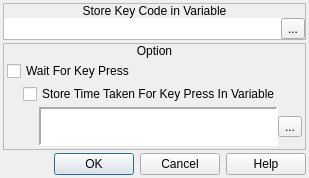
<?xml version="1.0" encoding="UTF-8"?>
<ui version="4.0">
 <class>ConfigureEvent_KeyInputProcessing</class>
 <widget class="QDialog" name="ConfigureEvent_KeyInputProcessing">
  <property name="geometry">
   <rect>
    <x>0</x>
    <y>0</y>
    <width>309</width>
    <height>178</height>
   </rect>
  </property>
  <property name="windowTitle">
   <string>Key Input Processing</string>
  </property>
  <property name="windowIcon">
   <iconset resource="gui_icons.qrc">
    <normaloff>:/icons/openrpgmaker.png</normaloff>:/icons/openrpgmaker.png</iconset>
  </property>
  <property name="styleSheet">
   <string notr="true">.QFrame
{
	border-width: 1px;
	border-style: solid;
	border-color: palette(window-text);
}

.QFrame&gt;QLabel
{
	border-width: 0px;
	background-color: palette(window-text);
	color: palette(window);
	font-weight: bold;
}

.QFrame&gt;QCheckBox
{
	background-color: palette(window-text);
	border-width: 0px;
	border-style: none;
	color: palette(window);
	spacing: 3px;
	font-weight: bold;
	padding: 0px 0px 0px 3px;
}

.QFrame&gt;QCheckBox::indicator
{
	min-width: 8px;
	max-width: 8px;
	min-height: 8px;
	max-height: 8px;
	width: 8px;
	height: 8px;
	border-width: 2px;
	border-radius: 0px;
	border-style: ridge;
	border-color: palette(mid);
}

.QFrame&gt;QCheckBox::indicator:unchecked
{
	background-color: palette(base);
}

.QFrame&gt;QCheckBox::indicator:checked
{
	background-color: palette(window-text);
}

.QFrame&gt;QCheckBox::indicator:hover
{
	border-color: palette(highlight);
}</string>
  </property>
  <layout class="QVBoxLayout" name="verticalLayout_4">
   <property name="spacing">
    <number>3</number>
   </property>
   <property name="margin">
    <number>3</number>
   </property>
   <item>
    <widget class="QFrame" name="frame">
     <property name="sizePolicy">
      <sizepolicy hsizetype="Preferred" vsizetype="Fixed">
       <horstretch>0</horstretch>
       <verstretch>0</verstretch>
      </sizepolicy>
     </property>
     <property name="frameShape">
      <enum>QFrame::StyledPanel</enum>
     </property>
     <property name="frameShadow">
      <enum>QFrame::Raised</enum>
     </property>
     <layout class="QVBoxLayout" name="verticalLayout">
      <property name="spacing">
       <number>0</number>
      </property>
      <property name="margin">
       <number>0</number>
      </property>
      <item>
       <widget class="QLabel" name="label">
        <property name="sizePolicy">
         <sizepolicy hsizetype="Preferred" vsizetype="Fixed">
          <horstretch>0</horstretch>
          <verstretch>0</verstretch>
         </sizepolicy>
        </property>
        <property name="text">
         <string>Store Key Code in Variable</string>
        </property>
        <property name="alignment">
         <set>Qt::AlignCenter</set>
        </property>
       </widget>
      </item>
      <item>
       <widget class="QWidget" name="widget" native="true">
        <layout class="QHBoxLayout" name="horizontalLayout">
         <property name="spacing">
          <number>0</number>
         </property>
         <property name="margin">
          <number>0</number>
         </property>
         <item>
          <widget class="QLabel" name="lblVariable">
           <property name="sizePolicy">
            <sizepolicy hsizetype="Preferred" vsizetype="Preferred">
             <horstretch>0</horstretch>
             <verstretch>0</verstretch>
            </sizepolicy>
           </property>
           <property name="minimumSize">
            <size>
             <width>150</width>
             <height>0</height>
            </size>
           </property>
           <property name="font">
            <font>
             <family>Monospace</family>
            </font>
           </property>
           <property name="styleSheet">
            <string notr="true">background-color: palette(base);</string>
           </property>
           <property name="text">
            <string/>
           </property>
          </widget>
         </item>
         <item>
          <widget class="QToolButton" name="bBrowseVariables">
           <property name="text">
            <string>...</string>
           </property>
           <property name="icon">
            <iconset resource="gui_icons.qrc">
             <normaloff>:/icons/fileopen.png</normaloff>:/icons/fileopen.png</iconset>
           </property>
          </widget>
         </item>
        </layout>
       </widget>
      </item>
     </layout>
    </widget>
   </item>
   <item>
    <widget class="QFrame" name="frame_2">
     <property name="frameShape">
      <enum>QFrame::StyledPanel</enum>
     </property>
     <property name="frameShadow">
      <enum>QFrame::Raised</enum>
     </property>
     <layout class="QVBoxLayout" name="verticalLayout_2">
      <property name="spacing">
       <number>0</number>
      </property>
      <property name="margin">
       <number>0</number>
      </property>
      <item>
       <widget class="QLabel" name="label_2">
        <property name="sizePolicy">
         <sizepolicy hsizetype="Preferred" vsizetype="Fixed">
          <horstretch>0</horstretch>
          <verstretch>0</verstretch>
         </sizepolicy>
        </property>
        <property name="text">
         <string>Option</string>
        </property>
        <property name="alignment">
         <set>Qt::AlignCenter</set>
        </property>
       </widget>
      </item>
      <item>
       <widget class="QWidget" name="widget_2" native="true">
        <layout class="QVBoxLayout" name="verticalLayout_3">
         <property name="spacing">
          <number>3</number>
         </property>
         <property name="margin">
          <number>3</number>
         </property>
         <item>
          <widget class="QCheckBox" name="cbWait">
           <property name="text">
            <string>Wait For Key Press</string>
           </property>
          </widget>
         </item>
         <item>
          <widget class="QWidget" name="wStoreTimeTaken" native="true">
           <layout class="QVBoxLayout" name="verticalLayout_5">
            <property name="spacing">
             <number>3</number>
            </property>
            <property name="margin">
             <number>0</number>
            </property>
            <item>
             <layout class="QHBoxLayout" name="horizontalLayout_3">
              <property name="spacing">
               <number>0</number>
              </property>
              <item>
               <widget class="QWidget" name="widget_3" native="true">
                <property name="minimumSize">
                 <size>
                  <width>16</width>
                  <height>0</height>
                 </size>
                </property>
                <property name="maximumSize">
                 <size>
                  <width>16</width>
                  <height>16777215</height>
                 </size>
                </property>
               </widget>
              </item>
              <item>
               <widget class="QCheckBox" name="cbStoreTimeTaken">
                <property name="text">
                 <string>Store Time Taken For Key Press In Variable</string>
                </property>
               </widget>
              </item>
             </layout>
            </item>
            <item>
             <layout class="QHBoxLayout" name="horizontalLayout_4">
              <property name="spacing">
               <number>0</number>
              </property>
              <item>
               <widget class="QWidget" name="widget_4" native="true">
                <property name="minimumSize">
                 <size>
                  <width>32</width>
                  <height>0</height>
                 </size>
                </property>
                <property name="maximumSize">
                 <size>
                  <width>32</width>
                  <height>16777215</height>
                 </size>
                </property>
               </widget>
              </item>
              <item>
               <widget class="QWidget" name="wTimeVariable" native="true">
                <layout class="QHBoxLayout" name="horizontalLayout_2">
                 <property name="spacing">
                  <number>0</number>
                 </property>
                 <property name="margin">
                  <number>0</number>
                 </property>
                 <item>
                  <widget class="QLabel" name="lblTimeVariable">
                   <property name="sizePolicy">
                    <sizepolicy hsizetype="Preferred" vsizetype="Preferred">
                     <horstretch>0</horstretch>
                     <verstretch>0</verstretch>
                    </sizepolicy>
                   </property>
                   <property name="minimumSize">
                    <size>
                     <width>150</width>
                     <height>0</height>
                    </size>
                   </property>
                   <property name="font">
                    <font>
                     <family>Monospace</family>
                    </font>
                   </property>
                   <property name="styleSheet">
                    <string notr="true">background-color: palette(base);</string>
                   </property>
                   <property name="frameShape">
                    <enum>QFrame::Panel</enum>
                   </property>
                   <property name="frameShadow">
                    <enum>QFrame::Sunken</enum>
                   </property>
                   <property name="lineWidth">
                    <number>2</number>
                   </property>
                   <property name="text">
                    <string/>
                   </property>
                  </widget>
                 </item>
                 <item>
                  <widget class="QToolButton" name="bBrowseTimeVariables">
                   <property name="text">
                    <string>...</string>
                   </property>
                   <property name="icon">
                    <iconset resource="gui_icons.qrc">
                     <normaloff>:/icons/fileopen.png</normaloff>:/icons/fileopen.png</iconset>
                   </property>
                  </widget>
                 </item>
                </layout>
               </widget>
              </item>
             </layout>
            </item>
           </layout>
          </widget>
         </item>
        </layout>
       </widget>
      </item>
     </layout>
    </widget>
   </item>
   <item>
    <widget class="QDialogButtonBox" name="buttonBox">
     <property name="orientation">
      <enum>Qt::Horizontal</enum>
     </property>
     <property name="standardButtons">
      <set>QDialogButtonBox::Cancel|QDialogButtonBox::Help|QDialogButtonBox::Ok</set>
     </property>
    </widget>
   </item>
  </layout>
 </widget>
 <resources>
  <include location="gui_icons.qrc"/>
 </resources>
 <connections>
  <connection>
   <sender>buttonBox</sender>
   <signal>accepted()</signal>
   <receiver>ConfigureEvent_KeyInputProcessing</receiver>
   <slot>accept()</slot>
   <hints>
    <hint type="sourcelabel">
     <x>248</x>
     <y>254</y>
    </hint>
    <hint type="destinationlabel">
     <x>157</x>
     <y>274</y>
    </hint>
   </hints>
  </connection>
  <connection>
   <sender>buttonBox</sender>
   <signal>rejected()</signal>
   <receiver>ConfigureEvent_KeyInputProcessing</receiver>
   <slot>reject()</slot>
   <hints>
    <hint type="sourcelabel">
     <x>316</x>
     <y>260</y>
    </hint>
    <hint type="destinationlabel">
     <x>286</x>
     <y>274</y>
    </hint>
   </hints>
  </connection>
 </connections>
</ui>
